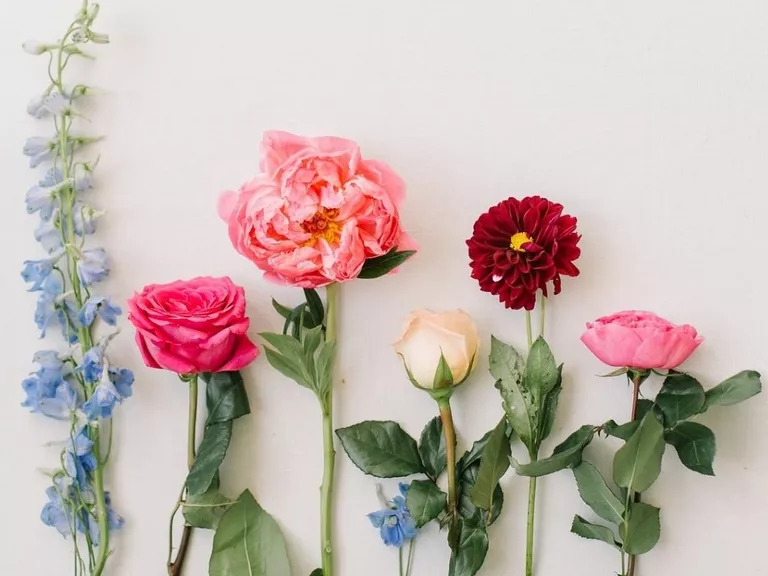
#> input picture imgs/5.jpg, 768 x 576 px
$ python test.py
#> lines starting #> are read from the running program, lines starting #| are printed output that depends on the picture; after the words box and inside, x2 and y2 are one past the last pixel; in counts of white or black regions, pixels touching at a corner belong together
#> further down, img is the input picture: shape (576, 768, 3); mean B, G, R 177.3, 183.2, 197.4
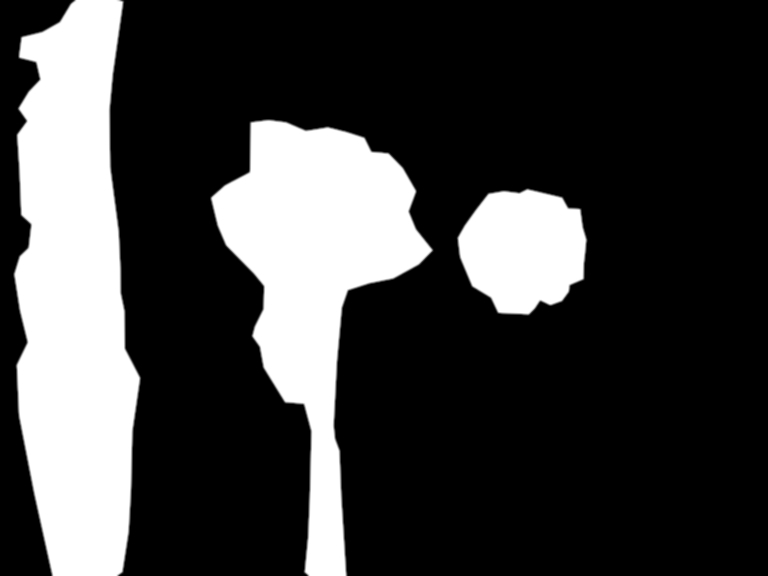
#> input picture imgs/5_mask.jpg, 768 x 576 px
#> further down, mask is the input picture: shape (576, 768, 3); min 0, max 255, mean 62.1
### patch_based_inpainting/inpaint.py
'''
MIT License
Copyright (c) 2022 Analyzable
Permission is hereby granted, free of charge, to any person obtaining a copy
of this software and associated documentation files (the "Software"), to deal
in the Software without restriction, including without limitation the rights
to use, copy, modify, merge, publish, distribute, sublicense, and/or sell
copies of the Software, and to permit persons to whom the Software is
furnished to do so, subject to the following conditions:
The above copyright notice and this permission notice shall be included in all
copies or substantial portions of the Software.
THE SOFTWARE IS PROVIDED "AS IS", WITHOUT WARRANTY OF ANY KIND, EXPRESS OR
IMPLIED, INCLUDING BUT NOT LIMITED TO THE WARRANTIES OF MERCHANTABILITY,
FITNESS FOR A PARTICULAR PURPOSE AND NONINFRINGEMENT. IN NO EVENT SHALL THE
AUTHORS OR COPYRIGHT HOLDERS BE LIABLE FOR ANY CLAIM, DAMAGES OR OTHER
LIABILITY, WHETHER IN AN ACTION OF CONTRACT, TORT OR OTHERWISE, ARISING FROM,
OUT OF OR IN CONNECTION WITH THE SOFTWARE OR THE USE OR OTHER DEALINGS IN THE
SOFTWARE.
'''

import numpy as np
import matplotlib.pyplot as plt
import os
import cv2

from math import floor, ceil
from random import randint

from scipy.spatial import cKDTree as KDTree
from skimage.util.shape import view_as_windows
from skimage.filters import gaussian
from skimage.transform import resize, rotate
from skimage import exposure


class Inpaint:
    '''
    The Inpaint object will performed patch-based inpainting.
    Usage: create the object with parameters, call object.resolve().

    Parameters
    ----------
    image : array
        The image to inpaint.
    mask : array
        The mask of the same size as the image, all value > 0 will be inpainted.
    patch_size : int
        The size of one square patch.
    overlap_size : int
        The size of the overlap between patch.
    training_area : array
        The mask of the same size as the image, all value > 0 will be used for training.
    window_step : int
        The shape of the elementary n-dimensional orthotope of the rolling window view. If None will be autocomputed. Can lead to a RAM saturation if to small.
    mirror_hor : bool
        Compute the horizontal mirror of each patch for training.
    mirror_vert : bool
        Compute the vertical mirror of each patch for training.
    rotation : list
        Compute the given rotations in degrees of each patch for training.
    method : str
        Method to use for blending adjacent patches. blend: feathering blending ; linear: mean blending ; gaussian: gaussian blur blending ; None: no blending.

    '''

    def __init__(self, image, mask, patch_size, overlap_size, training_area=None, window_step=None, mirror_hor=True, mirror_vert=True, rotation=None, method="blend"):

#> called with patch_size = 20, overlap_size = 5, mirror_hor = True, mirror_vert = True, method = 'blend'
        self.max_val = np.max(image)
#> self.max_val = 255
        self.dtype = image.dtype
        self.image = np.float32(image)
        self.image /= self.max_val
        self.original_shape = self.image.shape
        self.patch_size = patch_size
        self.overlap_size = overlap_size
        self.training_area = training_area
        self.mirror_hor = mirror_hor
        self.mirror_vert = mirror_vert
        self.rotation = rotation
        self.total_patches_count = 0
        if window_step is None:
            self.window_step = np.max(np.shape(self.image))//30
        else:
            self.window_step = window_step
        self.method = method
        self.iter = 0

        self.rects = []
        self.mask = np.copy(np.uint8(mask))
        self.compute_rect()

        self.example_patches = self.compute_patches()
        self.kdtree = self.init_KDtrees()

        self.PARM_truncation = 0.8
        self.PARM_attenuation = 2

        self.blending_mask = np.ones(
            (self.patch_size+2*self.overlap_size, self.patch_size+2*self.overlap_size, 3))
        self.blending_mask[0:self.overlap_size//3, :, :] = 0
        self.blending_mask[:, 0:self.overlap_size//3, :] = 0
        self.blending_mask[-self.overlap_size//3::, :, :] = 0
        self.blending_mask[:, -self.overlap_size//3::, :] = 0
        self.blending_mask = gaussian(
            self.blending_mask, sigma=self.overlap_size//2, preserve_range=True, channel_axis=2)
        self.blending_mask = exposure.rescale_intensity(self.blending_mask)

    def compute_rect(self):
        contours, __ = cv2.findContours(
            self.mask, cv2.RETR_EXTERNAL, cv2.CHAIN_APPROX_SIMPLE)
#> contours = 212 contours, 209 with area under 20; largest, box (x1, y1, x2, y2) and area: (12, 0, 142, 576) 55696, (209, 118, 434, 576) 42346, (456, 187, 588, 317) 12801

        for i in contours:
            rect = list(cv2.boundingRect(i))
            rect[2] = min(rect[2], self.image.shape[1] - rect[0])
            rect[3] = min(rect[3], self.image.shape[0] - rect[1])
            win = np.asarray(
                [(i+1)*self.patch_size + i*self.overlap_size for i in range(self.image.shape[1])])
            rect[2] = win[np.where(win >= rect[2])[0][0]]
            rect[3] = win[np.where(win >= rect[3])[0][0]]

            # Pad the image if last cell finish outside the original image
            if rect[2] > self.image.shape[1] - rect[0]:
                self.image = np.pad(self.image, [(0, rect[0] + rect[2]), (0, rect[0] + rect[2]), (0, 0)], mode="symmetric")
                self.mask = np.pad(self.mask, [(0, rect[0] + rect[2]), (0, rect[0] + rect[2])])
            if rect[3] > self.image.shape[0] - rect[1]:
                self.image = np.pad(self.image, [(0, rect[3] + rect[1]), (0, rect[3] + rect[1]), (0, 0)], mode="symmetric")
                self.mask = np.pad(self.mask, [(0, rect[3] + rect[1]), (0, rect[3] + rect[1])])

            self.rects.append(rect)
            self.mask[rect[1]:rect[1] + rect[3],
                      rect[0]:rect[0] + rect[2]] = 255
#> this loop made 212 passes
#> pass 1, in compute_rect, `self.image = np.pad(self.image, [(0, rect[3] + rect[1]), (0, rect[3] +..`:
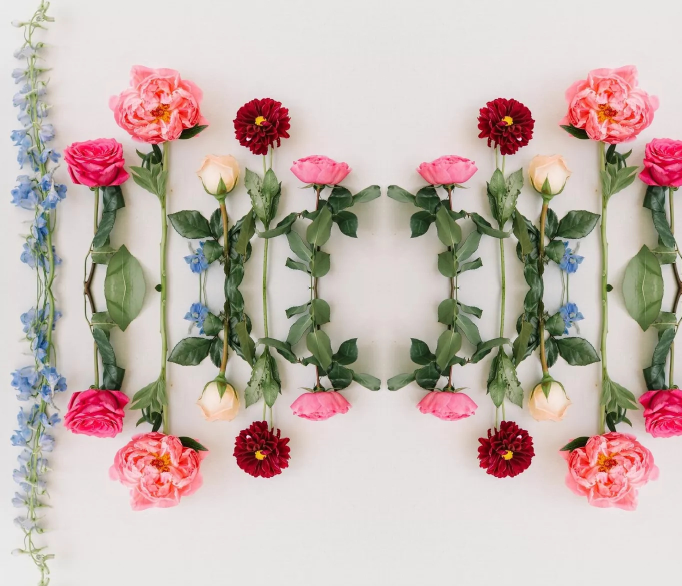
#> self.image: shape (1171, 1363, 3) float32 (shown at 1/2 size); mean B, G, R 0.687, 0.712, 0.769
#> after the loop:
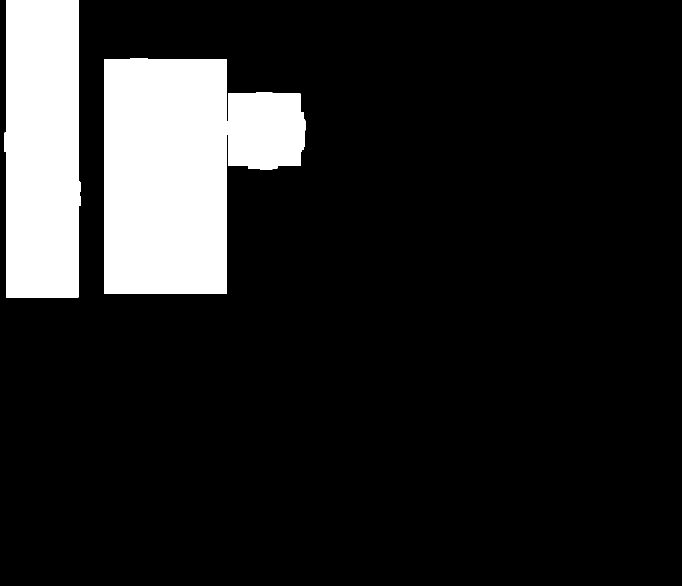
#> self.mask: shape (1171, 1363) (shown at 1/2 size); 14% white; 2 white regions, box (x1, y1, x2, y2) and area: (208, 116, 611, 588) 137434, (8, 0, 161, 595) 86597
#> after the loop, self.rects = 212 items, first 6: [127, 575, 20, 20], [127, 567, 20, 20], [41, 564, 20, 20], [44, 560, 20, 20], [349, 559, 20, 20], [351, 551, 20, 20]

    def compute_patches(self):

        kernel_size = self.patch_size + 2 * self.overlap_size
        self.image[self.mask > 0] = np.nan
#> self.image: shape (1171, 1363, 3) float32; 14.04% of the values are NaN or infinite; the others: min 0, max 1, mean 0.733

        if self.training_area is not None:
            tmp = self.image[self.training_area == 0]
            self.image[self.training_area == 0] = np.nan


        result = view_as_windows(
                self.image, [kernel_size, kernel_size, 3], self.window_step)

        if self.rotation is not None:
            for i in self.rotation:
                rot = rotate(self.image, i, mode="symmetric")
                result = np.concatenate((result, view_as_windows(
                    rot, [kernel_size, kernel_size, 3], self.window_step)))

        shape = np.shape(result)
        result = result.reshape(shape[0]*shape[1], kernel_size, kernel_size, 3)
        delete = []
        for i, j in enumerate(result):
            if np.isnan(np.sum(j)):
                delete.append(i)
#> after the loop, delete = 430 values from 0 to 1260
        result = np.delete(result, delete, axis=0)

        shape = np.shape(result)
        self.total_patches_count = shape[0]

        if self.mirror_hor:
            hor_result = np.zeros(np.shape(result))

            for i in range(self.total_patches_count):
                hor_result[i] = result[i][::-1, :, :]
            result = np.concatenate((result, hor_result))

        if self.mirror_vert:
            vert_result = np.zeros((shape[0], kernel_size, kernel_size, 3))
            for i in range(self.total_patches_count):
                vert_result[i] = result[i][:, ::-1, :]
            result = np.concatenate((result, vert_result))

        if self.training_area is not None:
            self.image[self.training_area == 0] = tmp
        return result

    def get_combined_overlap(self, overlaps):
        shape = np.shape(overlaps[0])
        if len(shape) > 1:
            combined = np.zeros((shape[0], shape[1]*len(overlaps)))
            for i, j in enumerate(overlaps):
                combined[0:shape[0], shape[1]*i:shape[1]*(i+1)] = j
        else:
            combined = np.zeros((shape[0]*len(overlaps)))
            for i, j in enumerate(overlaps):
                combined[shape[0]*i:shape[0]*(i+1)] = j
        return combined

    def init_KDtrees(self, leaf_size=25):
#> called with leaf_size = 25
        top_overlap = self.example_patches[:, 0:self.overlap_size, :, :]
        bottom_overlap = self.example_patches[:, -self.overlap_size::, :, :]
        left_overlap = self.example_patches[:, :, 0:self.overlap_size, :]
        right_overlap = self.example_patches[:, :, -self.overlap_size::, :]

        shape_top = np.shape(top_overlap)
        shape_bottom = np.shape(bottom_overlap)
        shape_left = np.shape(left_overlap)
        shape_right = np.shape(right_overlap)

        flatten_top = top_overlap.reshape(shape_top[0], -1)
        flatten_bottom = bottom_overlap.reshape(shape_bottom[0], -1)
        flatten_left = left_overlap.reshape(shape_left[0], -1)
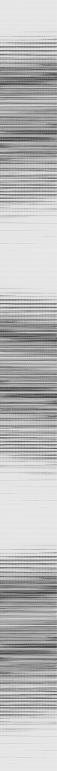
#> flatten_left: shape (6162, 450) float64 (shown at 1/8 size); min 0, max 1, mean 0.726
        flatten_right = right_overlap.reshape(shape_right[0], -1)

        flatten_combined_4 = self.get_combined_overlap(
            [flatten_top, flatten_bottom, flatten_left, flatten_right])
#> the loop in get_combined_overlap, `for i, j in enumerate(overlaps):` made 4 passes
#> after the loop in get_combined_overlap, `for i, j in enumerate(overlaps):`:
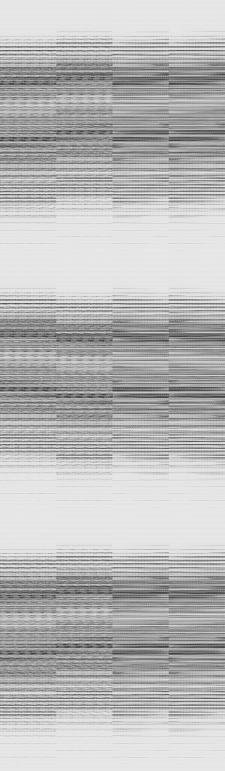
#> combined: shape (6162, 1800) float64 (shown at 1/8 size); min 0, max 1, mean 0.726
        flatten_combined_3 = self.get_combined_overlap(
            [flatten_top, flatten_left, flatten_right])
#> the loop in get_combined_overlap (call 2), `for i, j in enumerate(overlaps):` made 3 passes
        flatten_combined_3_bis = self.get_combined_overlap(
            [flatten_top, flatten_bottom, flatten_left])
        flatten_combined_3_ter = self.get_combined_overlap(
            [flatten_bottom, flatten_left, flatten_right])
#> the loop in get_combined_overlap (call 4), `for i, j in enumerate(overlaps):` made 3 passes
#> after the loop in get_combined_overlap (call 4), `for i, j in enumerate(overlaps):`:
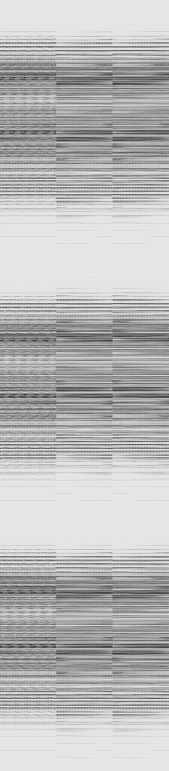
#> combined: shape (6162, 1350) float64 (shown at 1/8 size); min 0, max 1, mean 0.726
        flatten_combined_2 = self.get_combined_overlap(
            [flatten_top, flatten_left])
        flatten_combined_2_bis = self.get_combined_overlap(
            [flatten_top, flatten_bottom])
        flatten_combined_2_bis_1 = self.get_combined_overlap(
            [flatten_left, flatten_right])
#> the loop in get_combined_overlap (call 7), `for i, j in enumerate(overlaps):` made 2 passes
#> after the loop in get_combined_overlap (call 7), `for i, j in enumerate(overlaps):`:
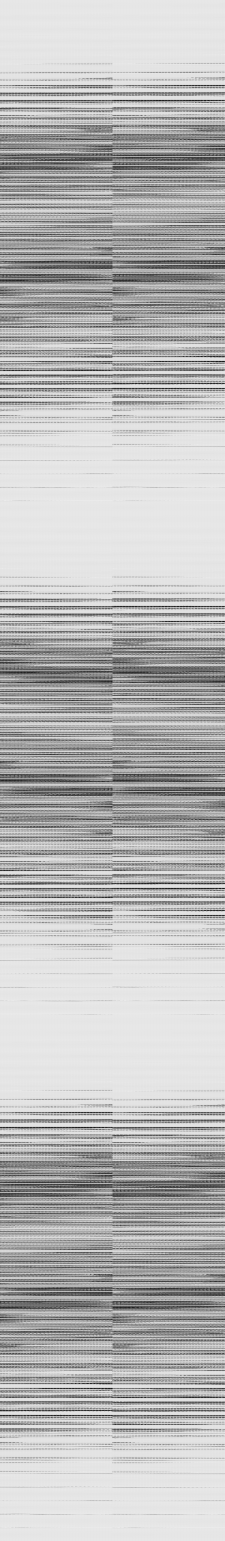
#> combined: shape (6162, 900) float64 (shown at 1/4 size); min 0, max 1, mean 0.726
#> in __init__, `self.kdtree = self.init_KDtrees()`: self.kdtree = 9 items

        tree_top = KDTree(flatten_top, leafsize=leaf_size)
        tree_left = KDTree(flatten_left, leafsize=leaf_size)
        tree_combined_4 = KDTree(flatten_combined_4, leafsize=leaf_size)
        tree_combined_3 = KDTree(flatten_combined_3, leafsize=leaf_size)
        tree_combined_3_bis = KDTree(
            flatten_combined_3_bis, leafsize=leaf_size)
        tree_combined_3_ter = KDTree(
            flatten_combined_3_ter, leafsize=leaf_size)
        tree_combined_2 = KDTree(flatten_combined_2, leafsize=leaf_size)
        tree_combined_2_bis = KDTree(
            flatten_combined_2_bis, leafsize=leaf_size)
        tree_combined_2_bis_1 = KDTree(
            flatten_combined_2_bis_1, leafsize=leaf_size)
        return {"t": tree_top, "l": tree_left, "tblr": tree_combined_4, "tlr": tree_combined_3, "tl": tree_combined_2, "tbl": tree_combined_3_bis, "tb": tree_combined_2_bis, "lr": tree_combined_2_bis_1, "blr": tree_combined_3_ter}

    def find_most_similar_patches(self, overlap_top, overlap_bottom, overlap_left, overlap_right, k=5):
        if (overlap_top is not None) and (overlap_bottom is not None) and (overlap_left is not None) and (overlap_right is not None):
            combined = self.get_combined_overlap(
                [overlap_top.reshape(-1), overlap_bottom.reshape(-1), overlap_left.reshape(-1), overlap_right.reshape(-1)])
            dist, ind = self.kdtree["tblr"].query([combined], k=k)
        elif (overlap_top is not None) and (overlap_bottom is None) and (overlap_left is not None) and (overlap_right is not None):
            combined = self.get_combined_overlap(
                [overlap_top.reshape(-1), overlap_left.reshape(-1), overlap_right.reshape(-1)])
            dist, ind = self.kdtree["tlr"].query([combined], k=k)
        elif (overlap_top is not None) and (overlap_bottom is not None) and (overlap_left is not None) and (overlap_right is None):
            combined = self.get_combined_overlap(
                [overlap_top.reshape(-1), overlap_bottom.reshape(-1), overlap_left.reshape(-1)])
            dist, ind = self.kdtree["tbl"].query([combined], k=k)
        elif (overlap_top is not None) and (overlap_bottom is None) and (overlap_left is not None) and (overlap_right is None):
            combined = self.get_combined_overlap(
                [overlap_top.reshape(-1), overlap_left.reshape(-1)])
            dist, ind = self.kdtree["tl"].query([combined], k=k)
        elif (overlap_top is not None) and (overlap_bottom is None) and (overlap_left is None) and (overlap_right is None):
            dist, ind = self.kdtree["t"].query([overlap_top.reshape(-1)], k=k)
        elif (overlap_top is None) and (overlap_bottom is None) and (overlap_left is not None) and (overlap_right is None):
            dist, ind = self.kdtree["l"].query([overlap_left.reshape(-1)], k=k)
        elif (overlap_top is not None) and (overlap_bottom is not None) and (overlap_left is None) and (overlap_right is None):
            combined = self.get_combined_overlap(
                [overlap_top.reshape(-1), overlap_bottom.reshape(-1)])
            dist, ind = self.kdtree["tb"].query([combined], k=k)
        elif (overlap_top is None) and (overlap_bottom is None) and (overlap_left is not None) and (overlap_right is not None):
            combined = self.get_combined_overlap(
                [overlap_left.reshape(-1), overlap_right.reshape(-1)])
            dist, ind = self.kdtree["lr"].query([combined], k=k)
        elif (overlap_top is None) and (overlap_bottom is not None) and (overlap_left is not None) and (overlap_right is not None):
            combined = self.get_combined_overlap(
                [overlap_bottom.reshape(-1), overlap_left.reshape(-1), overlap_right.reshape(-1)])
            dist, ind = self.kdtree["blr"].query([combined], k=k)
        elif (overlap_top is None) and (overlap_bottom is None) and (overlap_left is None) and (overlap_right is None):
            dist, ind = [None], [0]
        else:
            raise Exception(
                "ERROR: no valid overlap area is passed to -findMostSimilarPatch-")
        dist = dist[0]
        ind = ind[0]
        return dist, ind

    def resolve(self):
        '''
        Start the inpainting.
        '''

        for rect in self.rects:
            x0 = int(rect[0] - self.overlap_size)
            y0 = int(rect[1] - self.overlap_size)

            step_x = rect[2] // (self.patch_size+self.overlap_size) + 1
            step_y = rect[3] // (self.patch_size+self.overlap_size) + 1

            for i in range(step_y):  # Y
                for j in range(step_x):  # X
                    x = max(0, x0)
                    y = max(0, y0)

                    if j == step_x - 1:
                        overlap_right = self.image[y:y+self.patch_size+2*self.overlap_size, x +
                                                   self.patch_size+self.overlap_size:x+self.patch_size+2*self.overlap_size, :]
                    else:
                        overlap_right = None
                    if i == step_y - 1:
                        overlap_bottom = self.image[y + self.patch_size+self.overlap_size:y +
                                                    self.patch_size+2*self.overlap_size, x:x+self.patch_size+2*self.overlap_size, :]
                    else:
                        overlap_bottom = None

                    if y0 >= 0:
                        overlap_top = self.image[y:y+self.overlap_size,
                                                 x:x+self.patch_size+2*self.overlap_size, :]
                    else:
                        overlap_top = None

                    if x0 >= 0:
                        overlap_left = self.image[y:y+self.patch_size +
                                                  2*self.overlap_size, x:x+self.overlap_size, :]
                    else:
                        overlap_left = None

                    dist, ind = self.find_most_similar_patches(
                        overlap_top, overlap_bottom, overlap_left, overlap_right)

                    # Remove inf values
                    ind = ind[~np.isinf(dist)]
                    dist = dist[~np.isinf(dist)]

                    if dist is not None and dist.size != 0:
                        probabilities = self.distances2probability(
                            dist, self.PARM_truncation, self.PARM_attenuation)
                        patch_id = np.random.choice(ind, 1, p=probabilities)
                    else:
                        patch_id = np.random.choice(
                            1, self.total_patches_count)

                    self.image[y:y+self.patch_size+2*self.overlap_size, x:x+self.patch_size+2*self.overlap_size, :] = self.merge(
                        self.image[y:y+self.patch_size+2*self.overlap_size, x:x+self.patch_size+2*self.overlap_size, :], self.example_patches[patch_id[0], :, :, :], method=self.method)
                    x0 += self.patch_size + self.overlap_size
                x0 = rect[0] - self.overlap_size
                y0 += self.patch_size + self.overlap_size
#> this loop made 1 pass
#> (rect, step_x, step_y) on pass 1: ([127, 575, 20, 20], 1, 1)
        if self.image.shape != self.original_shape:
            self.image = self.image[:self.original_shape[0], :self.original_shape[1],:]

        self.image *= self.max_val
        self.image = self.image.astype(self.dtype, copy=False)
        return self.image

    # [30 lines left out: functions merge, distances2probability, not called in this run]

### test.py
import cv2
from patch_based_inpainting.inpaint import *
import matplotlib.pyplot as plt
import imageio
import time

# Test for nan and inf in dist and proba
img = cv2.imread("imgs/5.jpg")
mask = cv2.imread("imgs/5_mask.jpg")
start_time = time.time()
pbts = Inpaint(img, mask[:, :, 0], 20, 5, method="blend")
#> (the run stopped early here; a loop or call above may not have finished)
